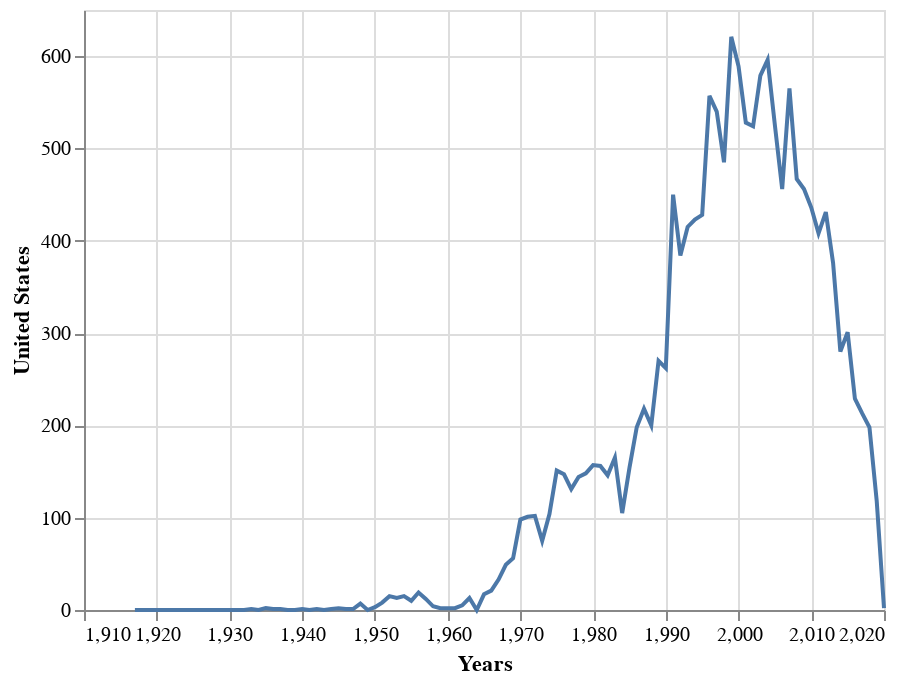

The notebook cell this image was saved under:
### Markdown cell above
So, this shows the number of corgis born over time in different countries.  The easiest plot we can think of is probably a line chart of each country over time.  First, let's start with the United States:

### Code cell
linecorg = alt.Chart(corgs).mark_line().encode(
    alt.X('Years:Q'),
    alt.Y('United States:Q')
)
linecorg
